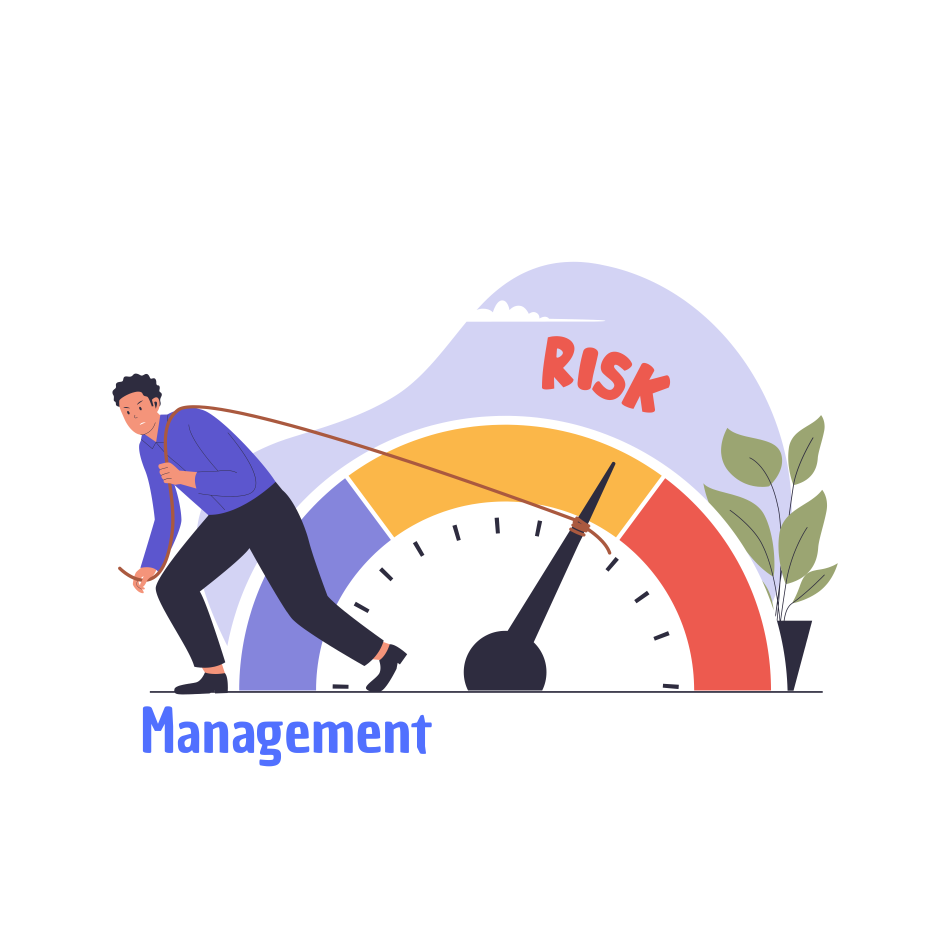
#> input picture frontend/assets/images/risk_management.png, 4750 x 4750 px (shown at 1/5 size)
$ python generate_windows_icon.py ../frontend/assets/images/risk_management.png out.png
#> lines starting #> are read from the running program, lines starting #| are printed output that depends on the picture
from __future__ import annotations

import argparse
from pathlib import Path

from PIL import Image, ImageDraw, ImageFilter


ICON_SIZES = [16, 20, 24, 32, 40, 48, 64, 128, 256]
CANVAS_SIZE = 700
DEFAULT_FILL_RATIO = 1.02
DEFAULT_BORDER_RADIUS = 12
DEFAULT_ELEVATION = 32
SOFT_WHITE_BG = (238, 244, 252, 255)
SHADOW_COLOR = (71, 91, 128, 58)


def _rounded_mask(size: int, border_radius: int) -> Image.Image:
    radius = max(0, min(border_radius, size // 2))
    mask_scale = 4
    mask_size = size * mask_scale
    mask = Image.new("L", (mask_size, mask_size), 0)
    draw = ImageDraw.Draw(mask)
    draw.rounded_rectangle(
        (0, 0, mask_size - 1, mask_size - 1),
        radius=radius * mask_scale,
        fill=255,
    )
    return mask.resize((size, size), Image.Resampling.LANCZOS)


def _rounded_rect_mask(size: int, rect: tuple[int, int, int, int], border_radius: int) -> Image.Image:
    radius = max(0, min(border_radius, min(rect[2] - rect[0], rect[3] - rect[1]) // 2))
    mask_scale = 4
    mask_size = size * mask_scale
    scaled_rect = tuple(value * mask_scale for value in rect)
    mask = Image.new("L", (mask_size, mask_size), 0)
    draw = ImageDraw.Draw(mask)
    draw.rounded_rectangle(
        scaled_rect,
        radius=radius * mask_scale,
        fill=255,
    )
    return mask.resize((size, size), Image.Resampling.LANCZOS)


def _offset_rect(rect: tuple[int, int, int, int], offset_x: int, offset_y: int) -> tuple[int, int, int, int]:
    left, top, right, bottom = rect
    return left + offset_x, top + offset_y, right + offset_x, bottom + offset_y


def _trim_bottom_text(alpha: Image.Image, bbox: tuple[int, int, int, int]) -> tuple[int, int, int, int]:
    left, top, right, bottom = bbox
    width = right - left
    height = bottom - top
    search_start = top + int(height * 0.65)
    zero_run = 0

    for y in range(search_start, bottom):
        row_has_alpha = False
        for x in range(left, right):
            if alpha.getpixel((x, y)) > 0:
                row_has_alpha = True
                break
        if row_has_alpha:
            zero_run = 0
            continue

        zero_run += 1
        if zero_run >= 20:
            cropped_bottom = y - zero_run + 1
            if cropped_bottom > top + int(height * 0.6):
                return left, top, right, cropped_bottom

    return bbox


def _build_square_canvas(
    image: Image.Image,
    fill_ratio: float = DEFAULT_FILL_RATIO,
    border_radius: int = DEFAULT_BORDER_RADIUS,
    elevation: int = DEFAULT_ELEVATION,
) -> Image.Image:
    bbox = image.getchannel("A").getbbox()
    if bbox is None:
        raise ValueError("The source image is fully transparent.")

    bbox = _trim_bottom_text(image.getchannel("A"), bbox)
    cropped = image.crop(bbox)
    cropped_width, cropped_height = cropped.size

    card_inset = max(border_radius, elevation)
    card_rect = (
        card_inset,
        max(border_radius, elevation // 2),
        CANVAS_SIZE - card_inset - 1,
        CANVAS_SIZE - card_inset - max(1, elevation // 4) - 1,
    )
    card_width = card_rect[2] - card_rect[0] + 1
    card_height = card_rect[3] - card_rect[1] + 1

    target_extent = int(min(card_width, card_height) * fill_ratio)
    resize_ratio = target_extent / max(cropped_width, cropped_height)
    resized_width = max(1, round(cropped_width * resize_ratio))
    resized_height = max(1, round(cropped_height * resize_ratio))
    resized = cropped.resize((resized_width, resized_height), Image.Resampling.LANCZOS)

    canvas = Image.new("RGBA", (CANVAS_SIZE, CANVAS_SIZE), (0, 0, 0, 0))

    card_mask = _rounded_rect_mask(CANVAS_SIZE, card_rect, border_radius)
    shadow_offset_y = max(1, elevation // 3)
    shadow_rect = _offset_rect(card_rect, 0, shadow_offset_y)
    shadow_mask = _rounded_rect_mask(CANVAS_SIZE, shadow_rect, border_radius)
    shadow_mask = shadow_mask.filter(ImageFilter.GaussianBlur(radius=elevation))
    shadow_alpha = shadow_mask.point(lambda alpha: alpha * SHADOW_COLOR[3] // 255)
    shadow = Image.new("RGBA", (CANVAS_SIZE, CANVAS_SIZE), SHADOW_COLOR[:3] + (0,))
    shadow.putalpha(shadow_alpha)
    canvas.alpha_composite(shadow)

    card = Image.new("RGBA", (CANVAS_SIZE, CANVAS_SIZE), (0, 0, 0, 0))
    background = Image.new("RGBA", (CANVAS_SIZE, CANVAS_SIZE), SOFT_WHITE_BG)
    card.paste(background, (0, 0), card_mask)
    offset_x = card_rect[0] + (card_width - resized_width) // 2
    offset_y = card_rect[1] + (card_height - resized_height) // 2
    card.alpha_composite(resized, (offset_x, offset_y))
    card.putalpha(card_mask)
    canvas.alpha_composite(card)
    return canvas


def _save_windows_icon(square_canvas: Image.Image, icon_output: Path) -> None:
    frames = [square_canvas.resize((size, size), Image.Resampling.LANCZOS) for size in ICON_SIZES]
    frames[-1].save(
        icon_output,
        format="ICO",
        append_images=frames[:-1],
        sizes=[(size, size) for size in ICON_SIZES],
    )


def main() -> None:
    parser = argparse.ArgumentParser(description="Generate a Windows ICO from a PNG logo.")
    parser.add_argument("source", type=Path)
    parser.add_argument("icon_output", type=Path)
    parser.add_argument("--preview-output", type=Path)
    parser.add_argument("--fill-ratio", type=float, default=DEFAULT_FILL_RATIO)
    parser.add_argument("--border-radius", type=int, default=DEFAULT_BORDER_RADIUS)
    parser.add_argument("--elevation", type=int, default=DEFAULT_ELEVATION)
    args = parser.parse_args()

    source_image = Image.open(args.source).convert("RGBA")
#> source_image is the input picture: PIL image 4750x4750 RGBA; mean R, G, B, A 48.1, 42.9, 45.5, 64
    square_canvas = _build_square_canvas(
        source_image,
        fill_ratio=args.fill_ratio,
        border_radius=args.border_radius,
        elevation=args.elevation,
    )
#> in _build_square_canvas, `bbox = image.getchannel("A").getbbox()`: bbox = (562, 1309, 4189, 3832)
#> in _trim_bottom_text, `left, top, right, bottom = bbox`: left = 562; top = 1309; right = 4189; bottom = 3832
#> in _trim_bottom_text, `width = right - left`: width = 3627
#> in _trim_bottom_text, `height = bottom - top`: height = 2523
#> in _trim_bottom_text, `search_start = top + int(height * 0.65)`: search_start = 2948
#> in _build_square_canvas, `bbox = _trim_bottom_text(image.getchannel("A"), bbox)`: bbox = (562, 1309, 4189, 3478)
#> in _build_square_canvas, `resized = cropped.resize((resized_width, resized_height), Image.Resamp..`:
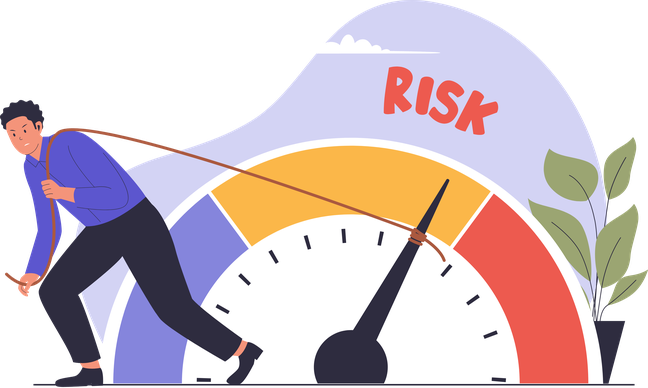
#> resized: PIL image 648x388 RGBA; mean R, G, B, A 138.2, 122.6, 127.4, 178.8; transparent parts drawn white
#> in _build_square_canvas, `canvas = Image.new("RGBA", (CANVAS_SIZE, CANVAS_SIZE), (0, 0, 0, 0))`: canvas: PIL image 700x700 RGBA; every value is 0
#> in _rounded_rect_mask, `mask = Image.new("L", (mask_size, mask_size), 0)`: mask: PIL image 2800x2800 L; every value is 0
#> in _build_square_canvas, `shadow_mask = shadow_mask.filter(ImageFilter.GaussianBlur(radius=eleva..`:
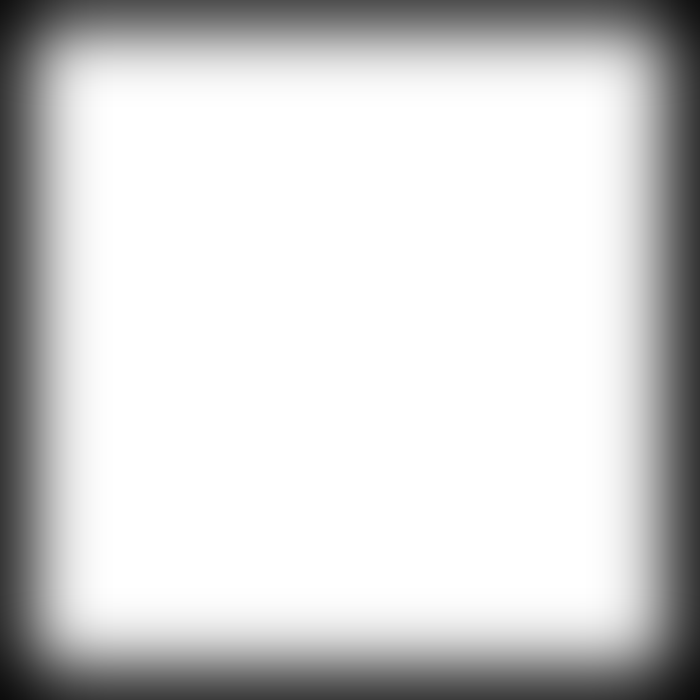
#> shadow_mask: PIL image 700x700 L; min 11, max 255, mean 209.8
#> in _build_square_canvas, `shadow_alpha = shadow_mask.point(lambda alpha: alpha * SHADOW_COLOR[3]..`:
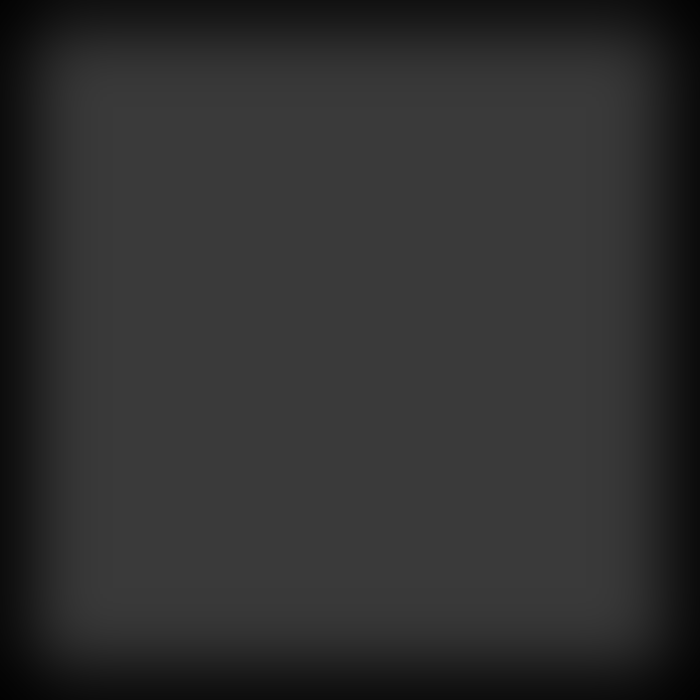
#> shadow_alpha: PIL image 700x700 L; min 2, max 58, mean 47.4
#> in _build_square_canvas, `shadow.putalpha(shadow_alpha)`:
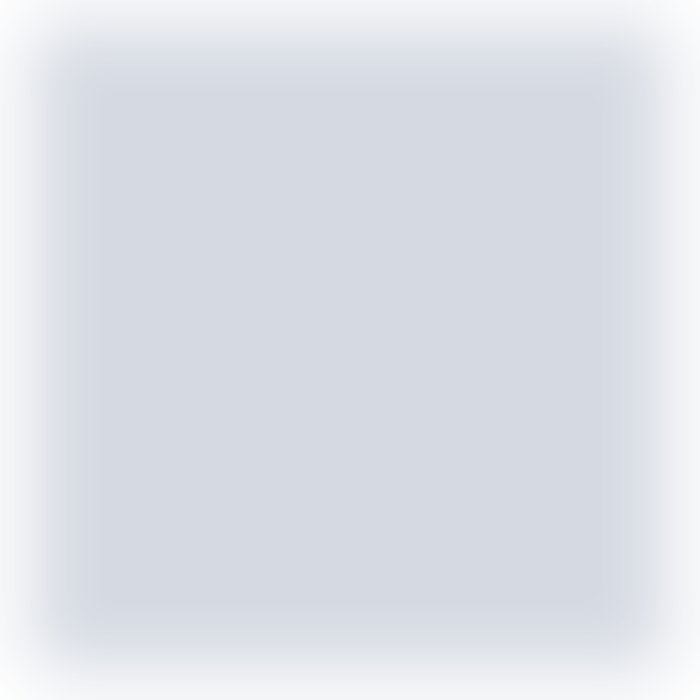
#> shadow: PIL image 700x700 RGBA; mean R, G, B, A 71, 91, 128, 47.4; transparent parts drawn white
#> in _build_square_canvas, `background = Image.new("RGBA", (CANVAS_SIZE, CANVAS_SIZE), SOFT_WHITE_..`:
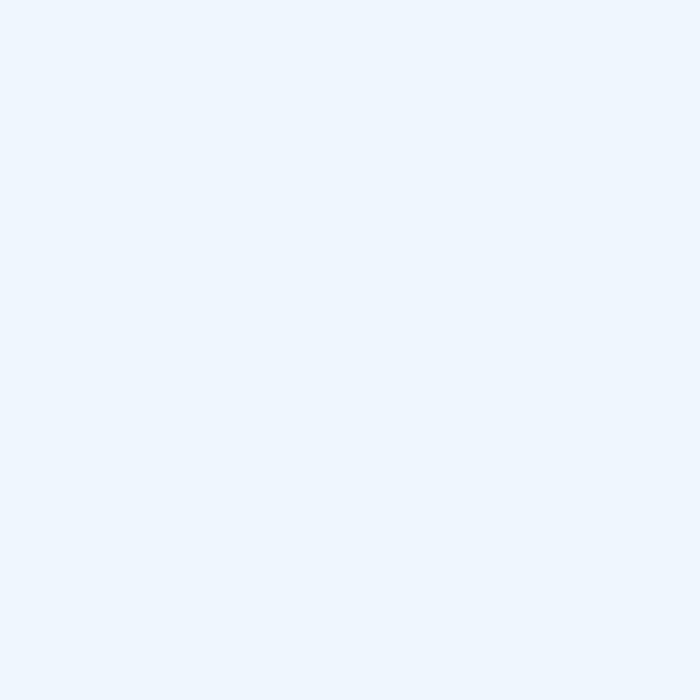
#> background: PIL image 700x700 RGBA; mean R, G, B, A 238, 244, 252, 255
#> in _build_square_canvas, `card.alpha_composite(resized, (offset_x, offset_y))`:
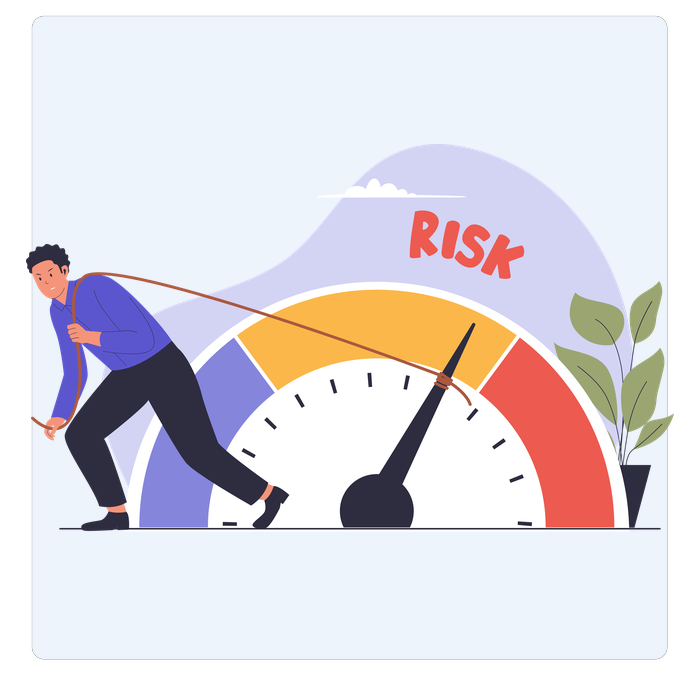
#> card: PIL image 700x700 RGBA; mean R, G, B, A 182.7, 177.7, 183.8, 212.7; transparent parts drawn white

    args.icon_output.parent.mkdir(parents=True, exist_ok=True)
    _save_windows_icon(square_canvas, args.icon_output)
#> in _save_windows_icon, `frames = [square_canvas.resize((size, size), Image.Resampling.LANCZOS)..`: frames = 9 items
#> in _save_windows_icon, `frames[-1].save( icon_output, format="ICO", append_images=frames[:-1],..`:
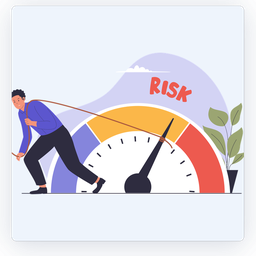
#> saved as out.png: PIL image 256x256 RGBA; mean R, G, B, A 194.4, 192.2, 204.9, 215.7; transparent parts drawn white

    if args.preview_output is not None:
        args.preview_output.parent.mkdir(parents=True, exist_ok=True)
        preview = square_canvas.resize((700, 700), Image.Resampling.LANCZOS)
        preview.save(args.preview_output, format="PNG")


if __name__ == "__main__":
    main()
